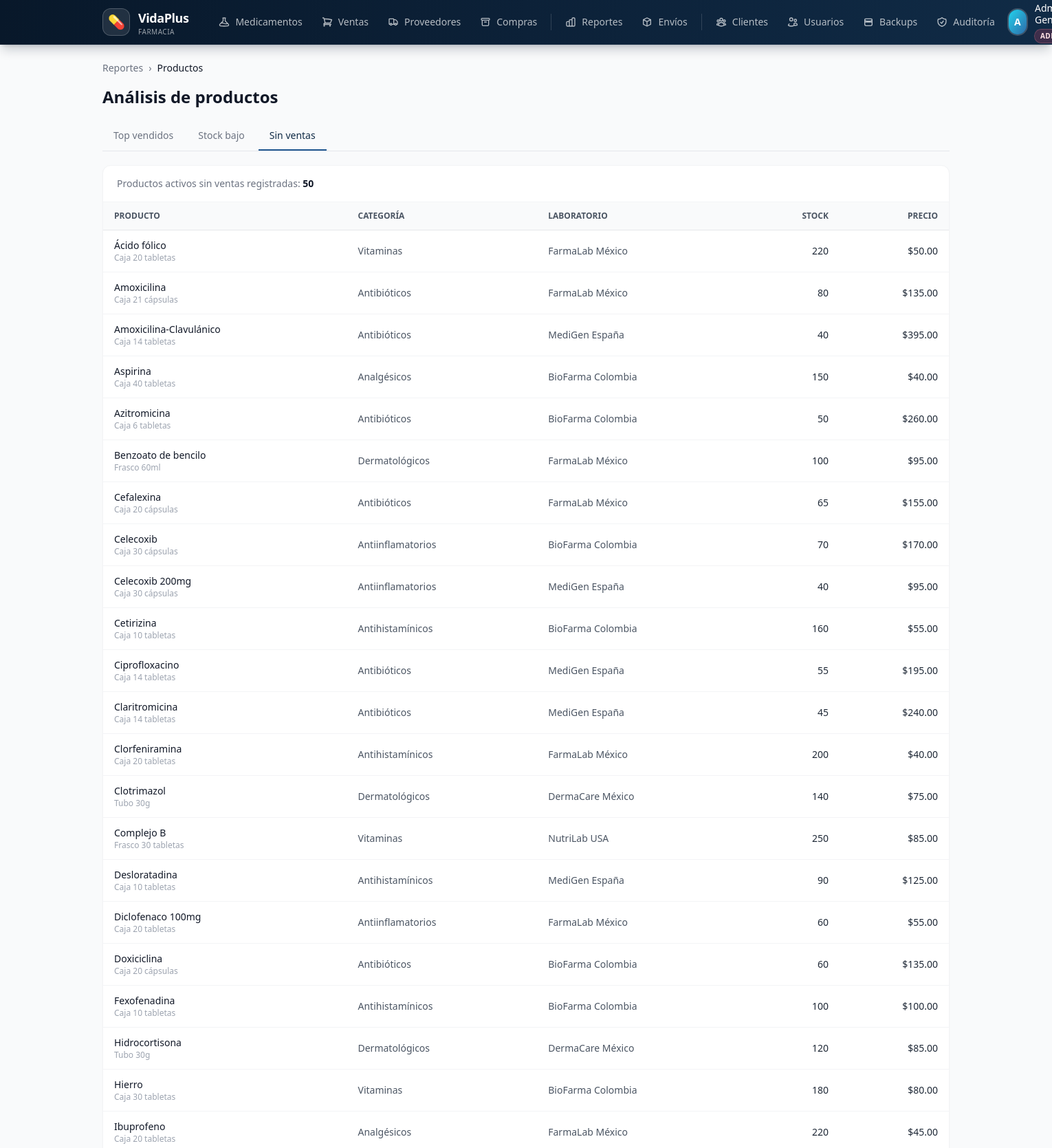
The app's page /modules/reportes/productos.php?tab=sin_venta (signed in, upper part) with its own data.
### tables this page shows
CREATE TABLE medicamentos (
    id_medicamento  INT UNSIGNED AUTO_INCREMENT PRIMARY KEY,
    codigo_barras   VARCHAR(20)   NOT NULL,
    nombre          VARCHAR(120)  NOT NULL,
    descripcion     TEXT          NULL,
    id_categoria    INT UNSIGNED  NOT NULL,
    id_laboratorio  INT UNSIGNED  NOT NULL,
    presentacion    VARCHAR(50)   NOT NULL,
    concentracion   VARCHAR(30)   NULL,
    precio_compra   DECIMAL(10,2) NOT NULL,
    precio_venta    DECIMAL(10,2) NOT NULL,
    stock           INT UNSIGNED  NOT NULL DEFAULT 0,
    stock_minimo    INT UNSIGNED  NOT NULL DEFAULT 10,
    requiere_receta TINYINT(1)    NOT NULL DEFAULT 0,
    activo          TINYINT(1)    NOT NULL DEFAULT 1,
    CONSTRAINT uq_medicamentos_codigo UNIQUE (codigo_barras),
    CONSTRAINT fk_medicamentos_categoria FOREIGN KEY (id_categoria)
        REFERENCES categorias(id_categoria) ON DELETE RESTRICT ON UPDATE CASCADE,
    CONSTRAINT fk_medicamentos_laboratorio FOREIGN KEY (id_laboratorio)
        REFERENCES laboratorios(id_laboratorio) ON DELETE RESTRICT ON UPDATE CASCADE,
    CONSTRAINT chk_medicamentos_precio_compra CHECK (precio_compra > 0),
    CONSTRAINT chk_medicamentos_precio_venta  CHECK (precio_venta > precio_compra)
);

CREATE TABLE categorias (
    id_categoria INT UNSIGNED AUTO_INCREMENT PRIMARY KEY,
    nombre       VARCHAR(60) NOT NULL,
    descripcion  TEXT        NULL,
    activa       TINYINT(1)  NOT NULL DEFAULT 1,
    CONSTRAINT uq_categorias_nombre UNIQUE (nombre)
);

CREATE TABLE laboratorios (
    id_laboratorio INT UNSIGNED AUTO_INCREMENT PRIMARY KEY,
    nombre         VARCHAR(100) NOT NULL,
    id_pais        INT UNSIGNED NOT NULL,
    telefono       VARCHAR(15)  NULL,
    email          VARCHAR(100) NULL,
    activo         TINYINT(1)   NOT NULL DEFAULT 1,
    CONSTRAINT uq_laboratorios_nombre UNIQUE (nombre),
    CONSTRAINT uq_laboratorios_email  UNIQUE (email),
    CONSTRAINT fk_laboratorios_pais FOREIGN KEY (id_pais)
    REFERENCES paises(id_pais) ON DELETE RESTRICT ON UPDATE CASCADE
);

### includes/helpers.php (called while the page is built, shortened)
<?php
function e(?string $str): string
{
    return htmlspecialchars($str ?? '', ENT_QUOTES, 'UTF-8');
}

### modules/reportes/productos.php (the view, shortened to what this page needs)
<?php
$pdo = pdoActual();
$tab = $_GET['tab'] ?? 'top';
$limite = (int)($_GET['limite'] ?? 20);
if ($tab === 'top') {
    $stmt = $pdo->prepare("CALL sp_reporte_top_medicamentos(?)");
    $stmt->execute([$limite]);
    $rows = $stmt->fetchAll();
    $stmt->closeCursor();
} elseif ($tab === 'stock') {
    $stmt = $pdo->prepare("CALL sp_reporte_stock_bajo()");
    $stmt->execute();
    $rows = $stmt->fetchAll();
    $stmt->closeCursor();
} else {
    $stmt = $pdo->prepare("CALL sp_reporte_productos_sin_venta()");
    $stmt->execute();
    $rows = $stmt->fetchAll();
}
require __DIR__ . '/../../includes/header.php';
?>
<nav class="flex items-center gap-2 text-sm text-gray-500 mb-4">
    <a href="/modules/reportes.php" class="hover:text-primary-600">Reportes</a>
    <span>›</span>
    <span class="text-gray-900 font-medium">Productos</span>
</nav>
<h1 class="text-2xl font-bold text-gray-900 mb-5">Análisis de productos</h1>
<div class="border-b border-gray-200 mb-5">
    <nav class="flex gap-1">
        <?php
        $tabs = [
            'top'       => ['label' => 'Top vendidos',   'icon' => 'chart'],
            'stock'     => ['label' => 'Stock bajo',     'icon' => 'warning'],
            'sin_venta' => ['label' => 'Sin ventas',     'icon' => 'x'],
        ];
        foreach ($tabs as $key => $t):
            $activo = $tab === $key;
        ?>
            <a href="?tab=<?= $key ?><?= $key === 'top' ? "&limite=$limite" : '' ?>"
               class="px-4 py-2.5 text-sm font-medium border-b-2 transition
                      <?= $activo
                          ? 'border-primary-600 text-primary-700'
                          : 'border-transparent text-gray-500 hover:text-gray-700 hover:border-gray-300' ?>">
                <?= $t['label'] ?>
            </a>
        <?php endforeach; ?>
    </nav>
</div>
<?php if ($tab === 'top'): ?>
    <div class="mb-4 flex items-center gap-2">
        <span class="text-sm text-gray-500">Mostrar:</span>
        <?php foreach ([10, 20, 50, 100] as $n): ?>
            <a href="?tab=top&limite=<?= $n ?>"
               class="text-xs px-3 py-1 rounded-lg transition
                      <?= $limite === $n
                          ? 'bg-primary-700 text-white'
                          : 'bg-white border border-gray-300 text-gray-700 hover:bg-gray-50' ?>">
                Top <?= $n ?>
            </a>
        <?php endforeach; ?>
    </div>
    <div class="bg-white rounded-xl shadow-sm border border-gray-100 overflow-hidden">
        <div class="overflow-x-auto">
            <table class="min-w-full divide-y divide-gray-200">
                <thead class="bg-gray-50">
                    <tr>
                        <th class="px-4 py-3 text-left text-xs font-semibold text-gray-600 uppercase">#</th>
                        <th class="px-4 py-3 text-left text-xs font-semibold text-gray-600 uppercase">Producto</th>
                        <th class="px-4 py-3 text-left text-xs font-semibold text-gray-600 uppercase">Categoría</th>
                        <th class="px-4 py-3 text-right text-xs font-semibold text-gray-600 uppercase">Unidades</th>
                        <th class="px-4 py-3 text-right text-xs font-semibold text-gray-600 uppercase">Ventas</th>
                        <th class="px-4 py-3 text-right text-xs font-semibold text-gray-600 uppercase">Ingreso</th>
                    </tr>
                </thead>
                <tbody class="divide-y divide-gray-100">
                <?php if (empty($rows)): ?>
                    <tr><td colspan="6" class="px-4 py-10 text-center text-gray-400">Sin datos</td></tr>
                <?php else: foreach ($rows as $i => $r): ?>
                    <tr class="hover:bg-gray-50">
                        <td class="px-4 py-3 text-sm font-bold text-gray-400"><?= $i + 1 ?></td>
                        <td class="px-4 py-3">
                            <div class="text-sm font-medium text-gray-900"><?= e($r['nombre']) ?></div>
                            <div class="text-xs text-gray-400"><?= e($r['presentacion']) ?></div>
                        </td>
                        <td class="px-4 py-3">
                            <span class="text-xs bg-gray-100 text-gray-700 px-2 py-0.5 rounded">
                                <?= e($r['categoria']) ?>
                            </span>
                        </td>
                        <td class="px-4 py-3 text-sm text-right font-medium"><?= (int)$r['unidades_vendidas'] ?></td>
                        <td class="px-4 py-3 text-sm text-right text-gray-600"><?= (int)$r['num_ventas'] ?></td>
                        <td class="px-4 py-3 text-sm text-right font-medium text-emerald-600">
                            $<?= number_format((float)$r['ingreso_generado'], 2) ?>
                        </td>
                    </tr>
                <?php endforeach; endif; ?>
                </tbody>
            </table>
        </div>
    </div>
<?php else: ?>
    <div class="bg-white rounded-xl shadow-sm border border-gray-100 overflow-hidden">
        <div class="px-5 py-4 border-b border-gray-100">
            <p class="text-sm text-gray-500">
                Productos activos sin ventas registradas:
                <strong class="text-gray-900"><?= count($rows) ?></strong>
            </p>
        </div>
        <div class="overflow-x-auto">
            <table class="min-w-full divide-y divide-gray-200">
                <thead class="bg-gray-50">
                    <tr>
                        <th class="px-4 py-3 text-left text-xs font-semibold text-gray-600 uppercase">Producto</th>
                        <th class="px-4 py-3 text-left text-xs font-semibold text-gray-600 uppercase">Categoría</th>
                        <th class="px-4 py-3 text-left text-xs font-semibold text-gray-600 uppercase">Laboratorio</th>
                        <th class="px-4 py-3 text-right text-xs font-semibold text-gray-600 uppercase">Stock</th>
                        <th class="px-4 py-3 text-right text-xs font-semibold text-gray-600 uppercase">Precio</th>
                    </tr>
                </thead>
                <tbody class="divide-y divide-gray-100">
                <?php if (empty($rows)): ?>
                    <tr><td colspan="5" class="px-4 py-10 text-center text-emerald-600">
                        ✓ Todos los productos activos tienen al menos una venta
                    </td></tr>
                <?php else: foreach ($rows as $r): ?>
                    <tr class="hover:bg-gray-50">
                        <td class="px-4 py-3">
                            <div class="text-sm font-medium text-gray-900"><?= e($r['nombre']) ?></div>
                            <div class="text-xs text-gray-400"><?= e($r['presentacion']) ?></div>
                        </td>
                        <td class="px-4 py-3 text-sm text-gray-600"><?= e($r['categoria']) ?></td>
                        <td class="px-4 py-3 text-sm text-gray-600"><?= e($r['laboratorio']) ?></td>
                        <td class="px-4 py-3 text-sm text-right"><?= (int)$r['stock'] ?></td>
                        <td class="px-4 py-3 text-sm text-right">$<?= number_format((float)$r['precio_venta'], 2) ?></td>
                    </tr>
                <?php endforeach; endif; ?>
                </tbody>
            </table>
        </div>
    </div>
<?php endif; ?>
<?php require __DIR__ . '/../../includes/footer.php'; ?>

### records on screen
medicamentos: nombre "Ácido fólico", presentacion "Caja 20 tabletas", id_categoria.nombre "Vitaminas", id_laboratorio.nombre "FarmaLab México", stock "220", precio_venta "50.00"
medicamentos: nombre "Amoxicilina", presentacion "Caja 21 cápsulas", id_categoria.nombre "Antibióticos", id_laboratorio.nombre "FarmaLab México", stock "80", precio_venta "135.00"
medicamentos: nombre "Amoxicilina-Clavulánico", presentacion "Caja 14 tabletas", id_categoria.nombre "Antibióticos", id_laboratorio.nombre "MediGen España", stock "40", precio_venta "395.00"
medicamentos: nombre "Aspirina", presentacion "Caja 40 tabletas", id_categoria.nombre "Analgésicos", id_laboratorio.nombre "BioFarma Colombia", stock "150", precio_venta "40.00"
medicamentos: nombre "Azitromicina", presentacion "Caja 6 tabletas", id_categoria.nombre "Antibióticos", id_laboratorio.nombre "BioFarma Colombia", stock "50", precio_venta "260.00"
medicamentos: nombre "Benzoato de bencilo", presentacion "Frasco 60ml", id_categoria.nombre "Dermatológicos", id_laboratorio.nombre "FarmaLab México", stock "100", precio_venta "95.00"
medicamentos: nombre "Cefalexina", presentacion "Caja 20 cápsulas", id_categoria.nombre "Antibióticos", id_laboratorio.nombre "FarmaLab México", stock "65", precio_venta "155.00"
medicamentos: nombre "Celecoxib", presentacion "Caja 30 cápsulas", id_categoria.nombre "Antiinflamatorios", id_laboratorio.nombre "BioFarma Colombia", stock "70", precio_venta "170.00"
medicamentos: nombre "Celecoxib 200mg", presentacion "Caja 30 cápsulas", id_categoria.nombre "Antiinflamatorios", id_laboratorio.nombre "MediGen España", stock "40", precio_venta "95.00"
medicamentos: nombre "Cetirizina", presentacion "Caja 10 tabletas", id_categoria.nombre "Antihistamínicos", id_laboratorio.nombre "BioFarma Colombia", stock "160", precio_venta "55.00"
medicamentos: nombre "Ciprofloxacino", presentacion "Caja 14 tabletas", id_categoria.nombre "Antibióticos", id_laboratorio.nombre "MediGen España", stock "55", precio_venta "195.00"
medicamentos: nombre "Claritromicina", presentacion "Caja 14 tabletas", id_categoria.nombre "Antibióticos", id_laboratorio.nombre "MediGen España", stock "45", precio_venta "240.00"
medicamentos: nombre "Clorfeniramina", presentacion "Caja 20 tabletas", id_categoria.nombre "Antihistamínicos", id_laboratorio.nombre "FarmaLab México", stock "200", precio_venta "40.00"
medicamentos: nombre "Clotrimazol", presentacion "Tubo 30g", id_categoria.nombre "Dermatológicos", id_laboratorio.nombre "DermaCare México", stock "140", precio_venta "75.00"
medicamentos: nombre "Complejo B", presentacion "Frasco 30 tabletas", id_categoria.nombre "Vitaminas", id_laboratorio.nombre "NutriLab USA", stock "250", precio_venta "85.00"
medicamentos: nombre "Desloratadina", presentacion "Caja 10 tabletas", id_categoria.nombre "Antihistamínicos", id_laboratorio.nombre "MediGen España", stock "90", precio_venta "125.00"
medicamentos: nombre "Diclofenaco 100mg", presentacion "Caja 20 tabletas", id_categoria.nombre "Antiinflamatorios", id_laboratorio.nombre "FarmaLab México", stock "60", precio_venta "55.00"
medicamentos: nombre "Doxiciclina", presentacion "Caja 20 cápsulas", id_categoria.nombre "Antibióticos", id_laboratorio.nombre "BioFarma Colombia", stock "60", precio_venta "135.00"
medicamentos: nombre "Fexofenadina", presentacion "Caja 10 tabletas", id_categoria.nombre "Antihistamínicos", id_laboratorio.nombre "BioFarma Colombia", stock "100", precio_venta "100.00"
medicamentos: nombre "Hidrocortisona", presentacion "Tubo 30g", id_categoria.nombre "Dermatológicos", id_laboratorio.nombre "DermaCare México", stock "120", precio_venta "85.00"
medicamentos: nombre "Hierro", presentacion "Caja 30 tabletas", id_categoria.nombre "Vitaminas", id_laboratorio.nombre "BioFarma Colombia", stock "180", precio_venta "80.00"
medicamentos: nombre "Ibuprofeno", presentacion "Caja 20 tabletas", id_categoria.nombre "Analgésicos", id_laboratorio.nombre "FarmaLab México", stock "220", precio_venta "45.00"

### other values on screen
$item['label'] "Medicamentos"
$item['label'] "Ventas"
$item['label'] "Proveedores"
$item['label'] "Compras"
$item['label'] "Reportes"
$item['label'] "Envíos"
$item['label'] "Clientes"
$item['label'] "Usuarios"
$item['label'] "Backups"
$item['label'] "Auditoría"
$inicial "A"
$t['label'] "Top vendidos"
$t['label'] "Stock bajo"
$t['label'] "Sin ventas"
count($rows) "50"
